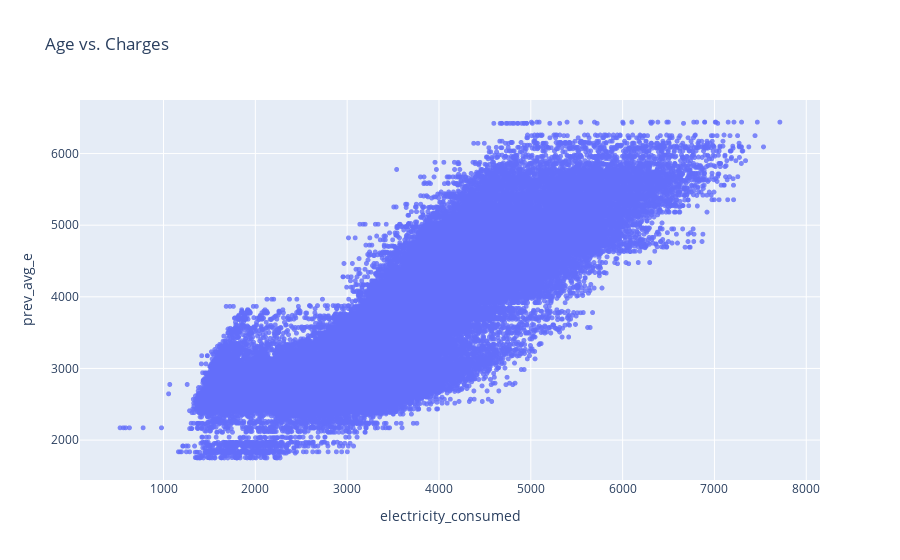

The notebook cell this image was saved under:
### Code cell
fig = px.scatter(data, 
                 x='electricity_consumed', 
                 y='prev_avg_e',
                 opacity=0.8, 
                 title='Age vs. Charges')
fig.update_traces(marker_size=5)
fig.show()

### Figure 1 — Plotly figure (JSON) as saved in the notebook; plotly's stock layout.template omitted (floating-point values rounded to 4 significant figures; data arrays with more than 128 entries replaced by an {"elided": "..."} marker saying what was removed)
{"data": [{"hovertemplate": "electricity_consumed=%{x}<br>prev_avg_e=%{y}<extra></extra>", "legendgroup": "", "marker": {"color": "#636efa", "opacity": 0.8, "size": 5, "symbol": "circle"}, "mode": "markers", "name": "", "showlegend": false, "type": "scattergl", "x": {"elided": "63984 float values"}, "xaxis": "x", "y": {"elided": "63984 float values"}, "yaxis": "y"}], "layout": {"legend": {"tracegroupgap": 0}, "title": {"text": "Age vs. Charges"}, "xaxis": {"anchor": "y", "domain": [0, 1], "title": {"text": "electricity_consumed"}}, "yaxis": {"anchor": "x", "domain": [0, 1], "title": {"text": "prev_avg_e"}}}}
